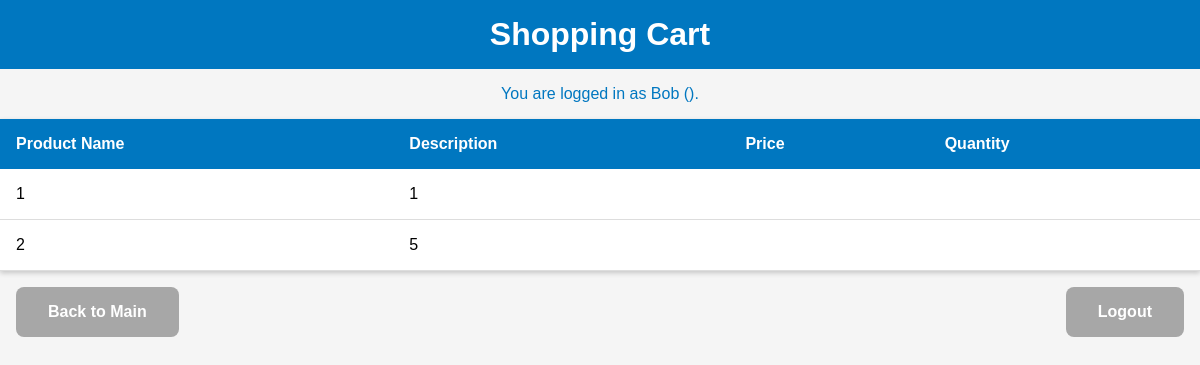
/cart/Bob, run on the app's committed database.
### tables this page shows
CREATE TABLE cart
             (username TEXT NOT NULL,
             product_id INTEGER NOT NULL,
             quantity INTEGER NOT NULL,
             PRIMARY KEY (username, product_id),
             FOREIGN KEY (username) REFERENCES users(username),
             FOREIGN KEY (product_id) REFERENCES products(id));

### broken-access-control-demo.py (the view)
@app.route("/cart/<username>")
def view_cart(username):
    conn = get_db()
    cursor = conn.cursor()
    cursor.execute("SELECT * FROM cart WHERE username=?", (username,))
    cart_items = cursor.fetchall()
    return render_template("cart.html", cart_items=cart_items, username=username)

### broken-access-control-demo.py (called while the page is built)
def get_db():
    if 'db' not in g:
        g.db = sqlite3.connect("shopping.db")
    return g.db

### templates/cart.html (shortened to what this page needs)
<!DOCTYPE html>
<html>
  <head>
    <link rel="stylesheet" type="text/css" href="{{ url_for('static', filename='styles.css') }}">
  </head>
  <body>
    <header>
      <h1>Shopping Cart</h1>
      {% if username %}
        <p>You are logged in as {{ username }} ({{ role }}).</p>
      {% endif %}
    </header>
    <main>
      <table class="cart-table">
        <thead>
          <tr>
            <th>Product Name</th>
            <th>Description</th>
            <th>Price</th>
            <th>Quantity</th>
          </tr>
        </thead>
        <tbody>
          {% for item in cart_items %}
            <tr>
              <td>{{ item[1] }}</td>
              <td>{{ item[2] }}</td>
              <td>{{ item[3] }}</td>
              <td>{{ item[4] }}</td>
            </tr>
          {% endfor %}
        </tbody>
      </table>
      <div class="cart-buttons">
        <a href="{{ url_for('index') }}" class="cart-button cart-button--secondary">Back to Main</a>
        <a href="{{ url_for('logout') }}" class="cart-button cart-button--secondary">Logout</a>
      </div>
    </main>
  </body>
</html>

### static/styles.css (style rules this page uses)
body { font-family: Arial, sans-serif; margin: 0; padding: 0; background-color: #f5f5f5; }
a { text-decoration: none; }
h1 { font-size: 2rem; margin: 0; padding: 1rem; background-color: #0077c0; color: #fff; text-align: center; }
p { margin: 0; padding: 1rem; background-color: #f5f5f5; color: #0077c0; text-align: center; }
.cart-table { width: 100%; margin: 0; border-collapse: collapse; background-color: #fff; box-shadow: 0 2px 5px rgba(0, 0, 0, 0.2); }
.cart-table th { padding: 1rem; text-align: left; background-color: #0077c0; color: #fff; }
.cart-table td { padding: 1rem; text-align: left; border-bottom: 1px solid #ddd; }
.cart-buttons { display: flex; justify-content: space-between; margin: 1rem; }
.cart-button { display: inline-block; padding: 1rem 2rem; font-size: 1rem; font-weight: bold; border: none; border-radius: 0.5rem; color: #fff; text-align: center; background-color: #0077c0; transition: all 0.2s; cursor: pointer; }
.cart-button--secondary { background-color: #a7a7a7; }

### data on the page
cart: product "1", quantity "1"
cart: product "2", quantity "5"

### other printed values
{{ username }} "Bob"
